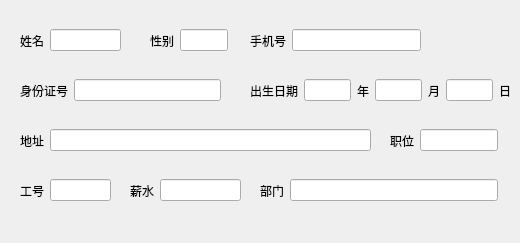
<?xml version="1.0" encoding="UTF-8"?>
<ui version="4.0">
 <class>DetailClass</class>
 <widget class="QWidget" name="DetailClass">
  <property name="geometry">
   <rect>
    <x>0</x>
    <y>0</y>
    <width>520</width>
    <height>243</height>
   </rect>
  </property>
  <property name="acceptDrops">
   <bool>true</bool>
  </property>
  <property name="windowTitle">
   <string>详细信息</string>
  </property>
  <widget class="QWidget" name="horizontalLayoutWidget">
   <property name="geometry">
    <rect>
     <x>20</x>
     <y>20</y>
     <width>101</width>
     <height>41</height>
    </rect>
   </property>
   <layout class="QHBoxLayout" name="horizontalLayout">
    <item>
     <widget class="QLabel" name="label">
      <property name="text">
       <string>姓名</string>
      </property>
     </widget>
    </item>
    <item>
     <widget class="QLineEdit" name="lineName">
      <property name="alignment">
       <set>Qt::AlignmentFlag::AlignCenter</set>
      </property>
      <property name="readOnly">
       <bool>true</bool>
      </property>
     </widget>
    </item>
   </layout>
  </widget>
  <widget class="QWidget" name="horizontalLayoutWidget_2">
   <property name="geometry">
    <rect>
     <x>150</x>
     <y>20</y>
     <width>78</width>
     <height>41</height>
    </rect>
   </property>
   <layout class="QHBoxLayout" name="horizontalLayout_3">
    <item>
     <widget class="QLabel" name="label_3">
      <property name="text">
       <string>性别</string>
      </property>
     </widget>
    </item>
    <item>
     <widget class="QLineEdit" name="lineSex">
      <property name="alignment">
       <set>Qt::AlignmentFlag::AlignCenter</set>
      </property>
      <property name="readOnly">
       <bool>true</bool>
      </property>
     </widget>
    </item>
   </layout>
  </widget>
  <widget class="QWidget" name="horizontalLayoutWidget_3">
   <property name="geometry">
    <rect>
     <x>20</x>
     <y>70</y>
     <width>201</width>
     <height>41</height>
    </rect>
   </property>
   <layout class="QHBoxLayout" name="horizontalLayout_4">
    <item>
     <widget class="QLabel" name="label_4">
      <property name="text">
       <string>身份证号</string>
      </property>
     </widget>
    </item>
    <item>
     <widget class="QLineEdit" name="lineId">
      <property name="alignment">
       <set>Qt::AlignmentFlag::AlignCenter</set>
      </property>
      <property name="readOnly">
       <bool>true</bool>
      </property>
     </widget>
    </item>
   </layout>
  </widget>
  <widget class="QWidget" name="horizontalLayoutWidget_4">
   <property name="geometry">
    <rect>
     <x>250</x>
     <y>20</y>
     <width>171</width>
     <height>41</height>
    </rect>
   </property>
   <layout class="QHBoxLayout" name="horizontalLayout_5">
    <item>
     <widget class="QLabel" name="label_5">
      <property name="text">
       <string>手机号</string>
      </property>
     </widget>
    </item>
    <item>
     <widget class="QLineEdit" name="linePhoneNo">
      <property name="alignment">
       <set>Qt::AlignmentFlag::AlignCenter</set>
      </property>
      <property name="readOnly">
       <bool>true</bool>
      </property>
     </widget>
    </item>
   </layout>
  </widget>
  <widget class="QWidget" name="horizontalLayoutWidget_5">
   <property name="geometry">
    <rect>
     <x>20</x>
     <y>120</y>
     <width>351</width>
     <height>41</height>
    </rect>
   </property>
   <layout class="QHBoxLayout" name="horizontalLayout_6">
    <item>
     <widget class="QLabel" name="label_6">
      <property name="text">
       <string>地址</string>
      </property>
     </widget>
    </item>
    <item>
     <widget class="QLineEdit" name="lineAddress">
      <property name="alignment">
       <set>Qt::AlignmentFlag::AlignCenter</set>
      </property>
      <property name="readOnly">
       <bool>true</bool>
      </property>
     </widget>
    </item>
   </layout>
  </widget>
  <widget class="QWidget" name="horizontalLayoutWidget_6">
   <property name="geometry">
    <rect>
     <x>250</x>
     <y>70</y>
     <width>261</width>
     <height>41</height>
    </rect>
   </property>
   <layout class="QHBoxLayout" name="horizontalLayout_7">
    <item>
     <widget class="QLabel" name="label_7">
      <property name="text">
       <string>出生日期</string>
      </property>
     </widget>
    </item>
    <item>
     <widget class="QLineEdit" name="lineYear">
      <property name="alignment">
       <set>Qt::AlignmentFlag::AlignCenter</set>
      </property>
      <property name="readOnly">
       <bool>true</bool>
      </property>
     </widget>
    </item>
    <item>
     <widget class="QLabel" name="label_8">
      <property name="text">
       <string>年</string>
      </property>
     </widget>
    </item>
    <item>
     <widget class="QLineEdit" name="lineMonth">
      <property name="alignment">
       <set>Qt::AlignmentFlag::AlignCenter</set>
      </property>
      <property name="readOnly">
       <bool>true</bool>
      </property>
     </widget>
    </item>
    <item>
     <widget class="QLabel" name="label_9">
      <property name="text">
       <string>月</string>
      </property>
     </widget>
    </item>
    <item>
     <widget class="QLineEdit" name="lineDay">
      <property name="alignment">
       <set>Qt::AlignmentFlag::AlignCenter</set>
      </property>
      <property name="readOnly">
       <bool>true</bool>
      </property>
     </widget>
    </item>
    <item>
     <widget class="QLabel" name="label_10">
      <property name="text">
       <string>日</string>
      </property>
     </widget>
    </item>
   </layout>
  </widget>
  <widget class="QWidget" name="horizontalLayoutWidget_7">
   <property name="geometry">
    <rect>
     <x>390</x>
     <y>120</y>
     <width>121</width>
     <height>41</height>
    </rect>
   </property>
   <layout class="QHBoxLayout" name="horizontalLayout_8">
    <item>
     <widget class="QLabel" name="label_12">
      <property name="text">
       <string>职位</string>
      </property>
     </widget>
    </item>
    <item>
     <widget class="QLineEdit" name="linePost">
      <property name="alignment">
       <set>Qt::AlignmentFlag::AlignCenter</set>
      </property>
      <property name="readOnly">
       <bool>true</bool>
      </property>
     </widget>
    </item>
    <item>
     <widget class="QLabel" name="label_14">
      <property name="text">
       <string/>
      </property>
     </widget>
    </item>
   </layout>
  </widget>
  <widget class="QWidget" name="horizontalLayoutWidget_8">
   <property name="geometry">
    <rect>
     <x>260</x>
     <y>170</y>
     <width>251</width>
     <height>41</height>
    </rect>
   </property>
   <layout class="QHBoxLayout" name="horizontalLayout_9">
    <item>
     <widget class="QLabel" name="label_13">
      <property name="text">
       <string>部门</string>
      </property>
     </widget>
    </item>
    <item>
     <widget class="QLineEdit" name="lineDepartment">
      <property name="alignment">
       <set>Qt::AlignmentFlag::AlignCenter</set>
      </property>
      <property name="readOnly">
       <bool>true</bool>
      </property>
     </widget>
    </item>
    <item>
     <widget class="QLabel" name="label_16">
      <property name="text">
       <string/>
      </property>
     </widget>
    </item>
   </layout>
  </widget>
  <widget class="QWidget" name="horizontalLayoutWidget_9">
   <property name="geometry">
    <rect>
     <x>20</x>
     <y>170</y>
     <width>91</width>
     <height>41</height>
    </rect>
   </property>
   <layout class="QHBoxLayout" name="horizontalLayout_11">
    <item>
     <widget class="QLabel" name="label_11">
      <property name="text">
       <string>工号</string>
      </property>
     </widget>
    </item>
    <item>
     <widget class="QLineEdit" name="lineEmployeeNo">
      <property name="alignment">
       <set>Qt::AlignmentFlag::AlignCenter</set>
      </property>
      <property name="readOnly">
       <bool>true</bool>
      </property>
     </widget>
    </item>
   </layout>
  </widget>
  <widget class="QWidget" name="horizontalLayoutWidget_10">
   <property name="geometry">
    <rect>
     <x>130</x>
     <y>170</y>
     <width>111</width>
     <height>41</height>
    </rect>
   </property>
   <layout class="QHBoxLayout" name="horizontalLayout_12">
    <item>
     <widget class="QLabel" name="label_15">
      <property name="text">
       <string>薪水</string>
      </property>
     </widget>
    </item>
    <item>
     <widget class="QLineEdit" name="lineSalary">
      <property name="alignment">
       <set>Qt::AlignmentFlag::AlignCenter</set>
      </property>
      <property name="readOnly">
       <bool>true</bool>
      </property>
     </widget>
    </item>
   </layout>
  </widget>
 </widget>
 <resources/>
 <connections/>
</ui>
